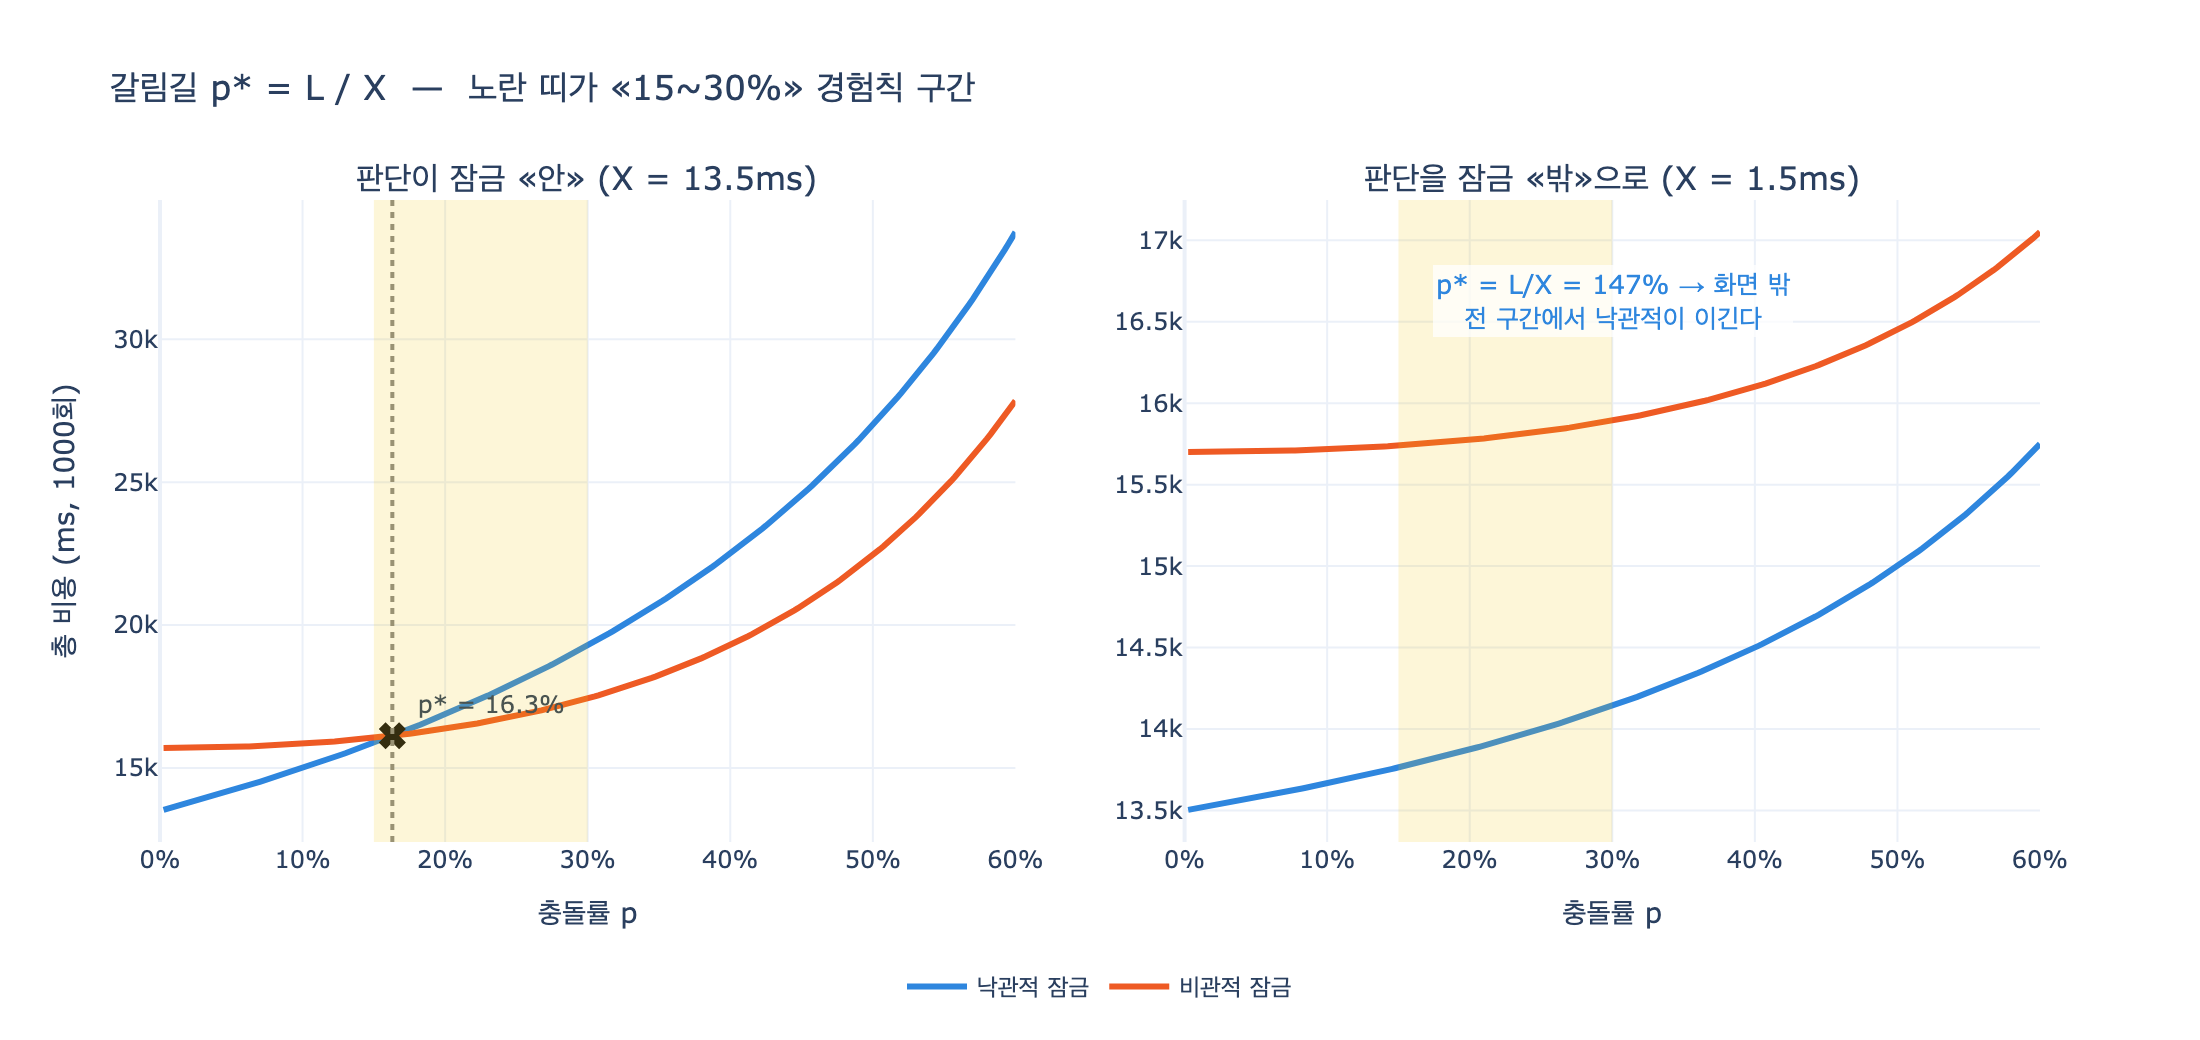

Here is the Python script that generated this plot:
# 필요 패키지: plotly, kaleido, numpy  (pip install plotly kaleido numpy)
# 표준 라이브러리만으로도 대부분의 셀은 돌아간다. 그래프 셀만 plotly/kaleido가 필요하다.

# %% [markdown]
# # 낙관적 잠금과 비관적 잠금의 갈림길은 어디인가?
#
# **답**: 충돌률 15~30% 근처. 그리고 판단을 잠금 밖으로 빼면 갈림길이 오른쪽으로 밀린다.
#
# 이 노트북은 그 갈림길이 사실 분수 하나로 정해진다는 것을 보인다.
#
# $$p^{*} = \frac{L}{X}$$
#
# - $L$ : 잠금을 잡고 푸는 값 (충돌이 없어도 매번 낸다)
# - $X$ : 임계 구간의 길이 = 충돌 났을 때 다시 해야 하는 일의 길이

# %%
import math
import random

# 31장 예제 3(ex3_lock_contention.py)의 값
HOLD_MS = 12.0          # 판단하는 시간 (읽고 나서 쓰기까지)
WRITE_MS = 1.5          # 쓰기
LOCK_ACQUIRE_MS = 2.2   # 잠금 획득 + 해제
N_OPS = 1000            # 총 연산 횟수

X_IN = HOLD_MS + WRITE_MS   # 판단이 잠금 «안»에 있을 때의 임계 구간
X_OUT = WRITE_MS            # 판단을 잠금 «밖»으로 뺐을 때의 임계 구간

print(f"X(판단 잠금 안)  = {X_IN} ms")
print(f"X(판단 잠금 밖)  = {X_OUT} ms")
print(f"L(잠금 획득)     = {LOCK_ACQUIRE_MS} ms")
# 출력:
# X(판단 잠금 안)  = 13.5 ms
# X(판단 잠금 밖)  = 1.5 ms
# L(잠금 획득)     = 2.2 ms


def _show(fig):
    try:
        from IPython import get_ipython
        if get_ipython() is not None:
            fig.show()
    except ImportError:
        pass


# %% [markdown]
# ## 1. 기하분포 — 기대 시도 횟수는 $1/(1-p)$
#
# 낙관적 잠금은 「쓰기 직전에 버전이 그대로인가」를 본다. 아니면 처음부터 다시 한다.
# 매 시도가 확률 $p$ 로 실패하면 성공까지의 시도 횟수 $K$ 는 기하분포를 따른다.
#
# $$P(K=k) = p^{k-1}(1-p)$$
#
# 재귀로 풀면 $E[K] = 1 + pE[K]$ 이므로
#
# $$E[K] = \frac{1}{1-p}$$
#
# 등비급수 미분으로도 같은 답이 나온다.
# $\sum_{k\ge1} k x^{k-1} = \frac{1}{(1-x)^2}$ 이므로 $E[K] = (1-p)\cdot\frac{1}{(1-p)^2}$.

# %%
def expected_tries(p):
    """기대 시도 횟수 = 1/(1-p)"""
    return 1.0 / (1.0 - p) if p < 1 else float("inf")


def mc_tries(p, trials=200_000, seed=31):
    """몬테카를로로 평균 시도 횟수를 잰다."""
    rng = random.Random(seed)
    total = 0
    for _ in range(trials):
        k = 1
        while rng.random() < p:
            k += 1
        total += k
    return total / trials


print(f"{'p':>6}{'이론 1/(1-p)':>16}{'몬테카를로':>14}{'오차':>10}")
print("-" * 46)
for p in (0.01, 0.05, 0.15, 0.30, 0.50, 0.70):
    t, m = expected_tries(p), mc_tries(p)
    print(f"{p:>6.2f}{t:>16.4f}{m:>14.4f}{abs(t - m) / t:>9.2%}")
# 출력:
#      p    이론 1/(1-p)        몬테카를로      오차
# ----------------------------------------------
#   0.01          1.0101        1.0103     0.02%
#   0.05          1.0526        1.0531     0.04%
#   0.15          1.1765        1.1772     0.06%
#   0.30          1.4286        1.4286     0.00%
#   0.50          2.0000        1.9967     0.17%
#   0.70          3.3333        3.3273     0.18%

# %% [markdown]
# ## 2. 대기열 — 비관적 잠금 쪽의 $\rho/(1-\rho)$
#
# 비관적 잠금은 먼저 잠그고 시작한다. 잠금이 붙들려 있는 비율을 $\rho$ 라 하면
# 정상 상태에서 앞에 $n$ 명이 있을 확률이 $(1-\rho)\rho^n$ (M/M/1)이고,
#
# $$E[n] = \frac{\rho}{1-\rho}, \qquad W_q = \frac{\rho}{1-\rho}\,X$$
#
# 낙관적의 $1/(1-p)$ 와 **같은 등비급수**가 한 번 더 나온다. 이래서 계산이 예쁘게 끝난다.

# %%
def mm1_wait(rho, service_ms):
    """M/M/1 평균 대기 시간 (서비스 시간 제외)"""
    return (rho / (1.0 - rho)) * service_ms if rho < 1 else float("inf")


def mm1_sim(rho, service_ms, n=200_000, seed=31):
    """단일 서버 FIFO 큐를 직접 돌려서 평균 대기 시간을 잰다."""
    rng = random.Random(seed)
    lam = rho / service_ms          # 도착률
    t_arrive = 0.0
    t_free = 0.0                    # 서버가 비는 시각
    wait_sum = 0.0
    warmup = n // 10
    counted = 0
    for i in range(n):
        t_arrive += rng.expovariate(lam)
        start = max(t_arrive, t_free)
        if i >= warmup:
            wait_sum += start - t_arrive
            counted += 1
        t_free = start + rng.expovariate(1.0 / service_ms)
    return wait_sum / counted


print(f"{'rho':>6}{'이론 Wq(ms)':>16}{'시뮬레이션':>14}")
print("-" * 36)
for rho in (0.10, 0.30, 0.50, 0.70):
    print(f"{rho:>6.2f}{mm1_wait(rho, X_IN):>16.3f}{mm1_sim(rho, X_IN):>14.3f}")
# 출력:
#    rho     이론 Wq(ms)        시뮬레이션
# ------------------------------------
#   0.10           1.500         1.490
#   0.30           5.786         5.762
#   0.50          13.500        13.376
#   0.70          31.500        31.018
#
# 큐 시뮬레이션은 수렴이 느려서 rho가 클수록 오차가 눈에 띈다.
# 그래도 rho/(1-rho) 꼴로 폭발한다는 성질은 그대로 보인다.

# %% [markdown]
# ## 3. 두 비용 곡선
#
# 판단 시간 $H$ 를 잠금 밖에 두든 안에 두든 **양쪽 다 한 번은 낸다**. 그 부분을
# $H_{\text{out}}$ 이라 두고 공통으로 빼 두면 두 식은 이렇게 된다.
#
# $$C_{\text{opt}}(p) = N\Big(H_{\text{out}} + \frac{X}{1-p}\Big)$$
# $$C_{\text{pess}}(p) = N\Big(H_{\text{out}} + X + L + \frac{p^{2}}{1-p}X\Big)$$
#
# $X$ 가 임계 구간(= 재시도 단위)의 길이다.
# 판단이 잠금 안이면 $H_{\text{out}}=0,\ X=13.5$, 밖이면 $H_{\text{out}}=12,\ X=1.5$.

# %%
def c_opt(p, x, h_out=0.0, n=N_OPS, max_tries=None):
    e = expected_tries(p)
    if max_tries is not None:
        e = min(e, max_tries)
    return n * (h_out + e * x)


def c_pess(p, x, h_out=0.0, n=N_OPS, lock=LOCK_ACQUIRE_MS):
    queue = mm1_wait(p, x)
    return n * (h_out + x + lock + p * queue)


print("판단이 잠금 «안»에 있을 때 (X = 13.5ms) — 책 예제 3의 표를 그대로 재현\n")
print(f"{'충돌률':>8}{'낙관적(ms)':>14}{'기대 시도':>11}{'비관적(ms)':>14}{'승자':>10}")
print("-" * 57)
for p in (0.01, 0.05, 0.15, 0.30, 0.50, 0.70):
    o = c_opt(p, X_IN, max_tries=6)
    q = c_pess(p, X_IN)
    e = min(expected_tries(p), 6)
    print(f"{p:>7.0%}{o:>14,.0f}{e:>11.2f}{q:>14,.0f}"
          f"{'낙관적' if o < q else '비관적':>10}")
# 출력:
# 판단이 잠금 «안»에 있을 때 (X = 13.5ms) — 책 예제 3의 표를 그대로 재현
#
#      충돌률      낙관적(ms)      기대 시도      비관적(ms)        승자
# ---------------------------------------------------------
#      1%        13,636       1.01        15,701       낙관적
#      5%        14,211       1.05        15,736       낙관적
#     15%        15,882       1.18        16,057       낙관적
#     30%        19,286       1.43        17,436       비관적
#     50%        27,000       2.00        22,450       비관적
#     70%        45,000       3.33        37,750       비관적

# %% [markdown]
# ## 4. 두 식을 빼면 분모가 사라진다
#
# $$
# \frac{C_{\text{opt}} - C_{\text{pess}}}{N}
# = \frac{X}{1-p} - X - L - \frac{p^2}{1-p}X
# = X\frac{1-p^2}{1-p} - X - L
# = X(1+p) - X - L
# = Xp - L
# $$
#
# $1-p^2=(1-p)(1+p)$ 로 약분되어 **$p$ 의 일차식**만 남는다. 그래서
#
# $$p^{*} = \frac{L}{X}$$
#
# $H_{\text{out}}$ 은 양쪽에 똑같이 들어가므로 뺄셈에서 사라진다. 갈림길은 오직 $L/X$ 다.

# %%
def crossover_numeric(x, h_out=0.0, lo=1e-9, hi=0.999999):
    """이분법으로 C_opt = C_pess 인 p를 찾는다. 구간 안에 없으면 None."""
    f = lambda p: c_opt(p, x, h_out) - c_pess(p, x, h_out)
    if f(lo) * f(hi) > 0:
        return None
    for _ in range(200):
        mid = (lo + hi) / 2
        if f(lo) * f(mid) <= 0:
            hi = mid
        else:
            lo = mid
    return (lo + hi) / 2


for label, x, h_out in (("판단이 잠금 안", X_IN, 0.0),
                        ("판단을 잠금 밖으로", X_OUT, HOLD_MS)):
    num = crossover_numeric(x, h_out)
    formula = LOCK_ACQUIRE_MS / x
    num_s = f"{num:.6f}" if num is not None else "(0,1) 안에 없음"
    print(f"[{label}]  X = {x} ms")
    print(f"    수치 이분법 p* = {num_s}")
    print(f"    공식  L/X   = {formula:.6f}  ({formula:.1%})")
# 출력:
# [판단이 잠금 안]  X = 13.5 ms
#     수치 이분법 p* = 0.162963
#     공식  L/X   = 0.162963  (16.3%)
# [판단을 잠금 밖으로]  X = 1.5 ms
#     수치 이분법 p* = (0,1) 안에 없음
#     공식  L/X   = 1.466667  (146.7%)
#
# 16.3% -> 146.7%. 확률은 1을 넘을 수 없으니, 판단을 잠금 밖으로 빼면
# «어떤 충돌률에서도» 낙관적이 이긴다. 갈림길이 그래프 밖으로 밀려난 것이다.

# %% [markdown]
# ## 5. 왜 하필 「15~30%」라고 말하는가
#
# $p^{*}=L/X$ 는 절대 시간이 아니라 **비율**이다.
# 「잠금 잡고 푸는 값이 임계 구간의 1/7 ~ 1/3」이면 갈림길이 15~30%에 놓인다.
# 실무 환경의 $L/X$ 가 흔히 그 범위라서 경험칙으로 굳었다.

# %%
print(f"{'X(ms)':>8}{'p* = L/X':>12}    (L = 2.2ms 고정)")
print("-" * 34)
for x in (7.3, 9.0, 11.0, 13.5, 14.7, 22.0, 2001.5):
    tag = ""
    if x == X_IN:
        tag = "  <- 책의 기본 값"
    if x == 2001.5:
        tag = "  <- 잠금 안에서 모델을 부르면(2초)"
    print(f"{x:>8.1f}{LOCK_ACQUIRE_MS / x:>11.2%}{tag}")
# 출력:
#    X(ms)    p* = L/X    (L = 2.2ms 고정)
# ----------------------------------
#      7.3     30.14%
#      9.0     24.44%
#     11.0     20.00%
#     13.5     16.30%  <- 책의 기본 값
#     14.7     14.97%
#     22.0     10.00%
#   2001.5      0.11%  <- 잠금 안에서 모델을 부르면(2초)

# %% [markdown]
# ## 6. 덤 — 충돌률 자체도 창 길이에 비례한다
#
# $p$ 는 고정 상수가 아니다. 다른 작업이 초당 $\lambda$ 번 같은 노드를 건드린다면
# 창 길이 $X$ 안에 끼어들 확률은
#
# $$p(X) = 1 - e^{-\lambda X} \approx \lambda X \quad (\lambda X \ll 1)$$
#
# $X$ 를 줄이면 **가로축의 $p$ 도 왼쪽으로** 움직인다. 갈림길은 오른쪽으로 밀리고
# 현재 위치는 왼쪽으로 간다. 양쪽에서 벌어진다.

# %%
for lam_per_s in (5, 20, 50):
    lam = lam_per_s / 1000.0     # ms 당 도착률
    p_in = 1 - math.exp(-lam * X_IN)
    p_out = 1 - math.exp(-lam * X_OUT)
    print(f"초당 {lam_per_s:>3}회 경쟁 →  p(X=13.5) = {p_in:6.2%}, "
          f"p(X=1.5) = {p_out:6.2%}   ({p_in / p_out:.1f}배 감소)")
# 출력:
# 초당   5회 경쟁 →  p(X=13.5) =  6.53%, p(X=1.5) =  0.75%   (8.7배 감소)
# 초당  20회 경쟁 →  p(X=13.5) = 23.66%, p(X=1.5) =  2.96%   (8.0배 감소)
# 초당  50회 경쟁 →  p(X=13.5) = 49.08%, p(X=1.5) =  7.23%   (6.8배 감소)

# %% [markdown]
# ## 7. 그래프 — 갈림길이 오른쪽으로 밀리는 것을 눈으로
#
# 왼쪽: 판단이 잠금 안 ($X=13.5$). 두 곡선이 16.3%에서 만난다.
# 오른쪽: 판단을 잠금 밖으로 ($X=1.5$). 낙관적 곡선이 끝까지 아래에 있다.

# %%
import plotly.graph_objects as go
from plotly.subplots import make_subplots

ps = [i / 400 for i in range(1, 241)]      # 0.0025 ~ 0.60

fig = make_subplots(
    rows=1, cols=2,
    subplot_titles=("판단이 잠금 «안» (X = 13.5ms)",
                    "판단을 잠금 «밖»으로 (X = 1.5ms)"),
    horizontal_spacing=0.09,
)

for col, (x, h_out) in enumerate(((X_IN, 0.0), (X_OUT, HOLD_MS)), start=1):
    opt = [c_opt(p, x, h_out) for p in ps]
    pes = [c_pess(p, x, h_out) for p in ps]
    fig.add_trace(go.Scatter(x=ps, y=opt, name="낙관적 잠금",
                             line=dict(color="#2E86DE", width=3),
                             legendgroup="opt", showlegend=(col == 1)),
                  row=1, col=col)
    fig.add_trace(go.Scatter(x=ps, y=pes, name="비관적 잠금",
                             line=dict(color="#EE5A24", width=3),
                             legendgroup="pes", showlegend=(col == 1)),
                  row=1, col=col)

    star = crossover_numeric(x, h_out)
    if star is not None:
        fig.add_trace(go.Scatter(
            x=[star], y=[c_opt(star, x, h_out)], mode="markers+text",
            marker=dict(color="#111", size=12, symbol="x"),
            text=[f" p* = {star:.1%}"], textposition="top right",
            showlegend=False), row=1, col=col)
        fig.add_vline(x=star, line=dict(color="#888", dash="dot"),
                      row=1, col=col)
    else:
        fig.add_annotation(
            x=0.5, y=0.9, xref=f"x{col} domain", yref=f"y{col} domain",
            text=f"p* = L/X = {LOCK_ACQUIRE_MS / x:.0%} → 화면 밖<br>"
                 f"전 구간에서 낙관적이 이긴다",
            showarrow=False, font=dict(size=13, color="#2E86DE"),
            bgcolor="rgba(255,255,255,0.75)", row=1, col=col)

    # 15~30% 경험칙 띠
    fig.add_vrect(x0=0.15, x1=0.30, fillcolor="#f1c40f", opacity=0.16,
                  line_width=0, row=1, col=col)

fig.update_yaxes(title_text="총 비용 (ms, 1000회)", row=1, col=1)
fig.update_xaxes(title_text="충돌률 p", tickformat=".0%", range=[0, 0.6])
fig.update_layout(
    title="갈림길 p* = L / X  —  노란 띠가 «15~30%» 경험칙 구간",
    width=1100, height=520, template="plotly_white",
    legend=dict(orientation="h", y=-0.18, x=0.5, xanchor="center"),
)

_show(fig)

import os
_png = os.path.join(os.path.dirname(os.path.abspath(__file__)), "expy.png")
fig.write_image(_png, scale=2)
print("저장:", _png)
# 출력:
# 저장: .../a9e52c7c-78b9-465a-b3d5-08f49245f60e/expy.png

# %% [markdown]
# ## 8. 몬테카를로 대조 — 공식이 정말 맞나
#
# 낙관적 쪽만 실제로 굴려 본다. 기하분포로 시도 횟수를 뽑아 총 시간을 재고,
# 공식 $N\cdot X/(1-p)$ 와 맞춰 본다.

# %%
def mc_optimistic_total(p, x, h_out=0.0, n=N_OPS, seed=31, reps=200):
    rng = random.Random(seed)
    acc = 0.0
    for _ in range(reps):
        t = 0.0
        for _ in range(n):
            k = 1
            while rng.random() < p:
                k += 1
            t += h_out + k * x
        acc += t
    return acc / reps


print(f"{'p':>6}{'공식(ms)':>14}{'몬테카를로':>14}{'오차':>9}   (X = 13.5)")
print("-" * 50)
for p in (0.05, 0.163, 0.30, 0.50):
    f = c_opt(p, X_IN)
    m = mc_optimistic_total(p, X_IN)
    print(f"{p:>6.3f}{f:>14,.0f}{m:>14,.0f}{abs(f - m) / f:>8.2%}")
# 출력:
#      p       공식(ms)        몬테카를로      오차
# --------------------------------------------------
#  0.050        14,211        14,216    0.04%
#  0.163        16,129        16,142    0.08%
#  0.300        19,286        19,286    0.00%
#  0.500        27,000        26,955    0.16%

# %% [markdown]
# ## 9. 정리
#
# $$p^{*} = \frac{L}{X} = \frac{\text{잠금 획득 비용}}{\text{임계 구간(= 재시도 단위) 길이}}$$
#
# | | $X$ | $p^{*}$ |
# |---|---|---|
# | 판단이 잠금 안 (책 기본값) | 13.5 ms | **16.3%** → 「15~30% 근처」 |
# | 판단을 잠금 밖으로 | 1.5 ms | **146.7%** → 갈림길이 화면 밖 |
# | 잠금 안에서 모델 호출 (2초) | 2001.5 ms | **0.11%** → 사실상 항상 비관적 |
#
# - 낙관적의 $1/(1-p)$ 는 기하분포 기댓값, 비관적의 $\rho/(1-\rho)$ 는 대기열 기댓값.
#   같은 등비급수라서 빼면 $1-p^2$ 가 약분되고 $Xp-L$ 만 남는다.
# - 그래서 갈림길은 **비율** $L/X$ 하나로 정해진다. 절대 시간이 아니다.
# - 판단(모델 호출)을 잠금 밖으로 빼면 $X$ 가 줄어 갈림길이 **오른쪽으로** 밀리고,
#   동시에 $p \approx \lambda X$ 도 줄어 현재 위치가 **왼쪽으로** 간다.
# - 15~30%는 $L/X$ 가 실무에서 흔히 놓이는 구간일 뿐이다. 직접 재서 넣어야 한다.
